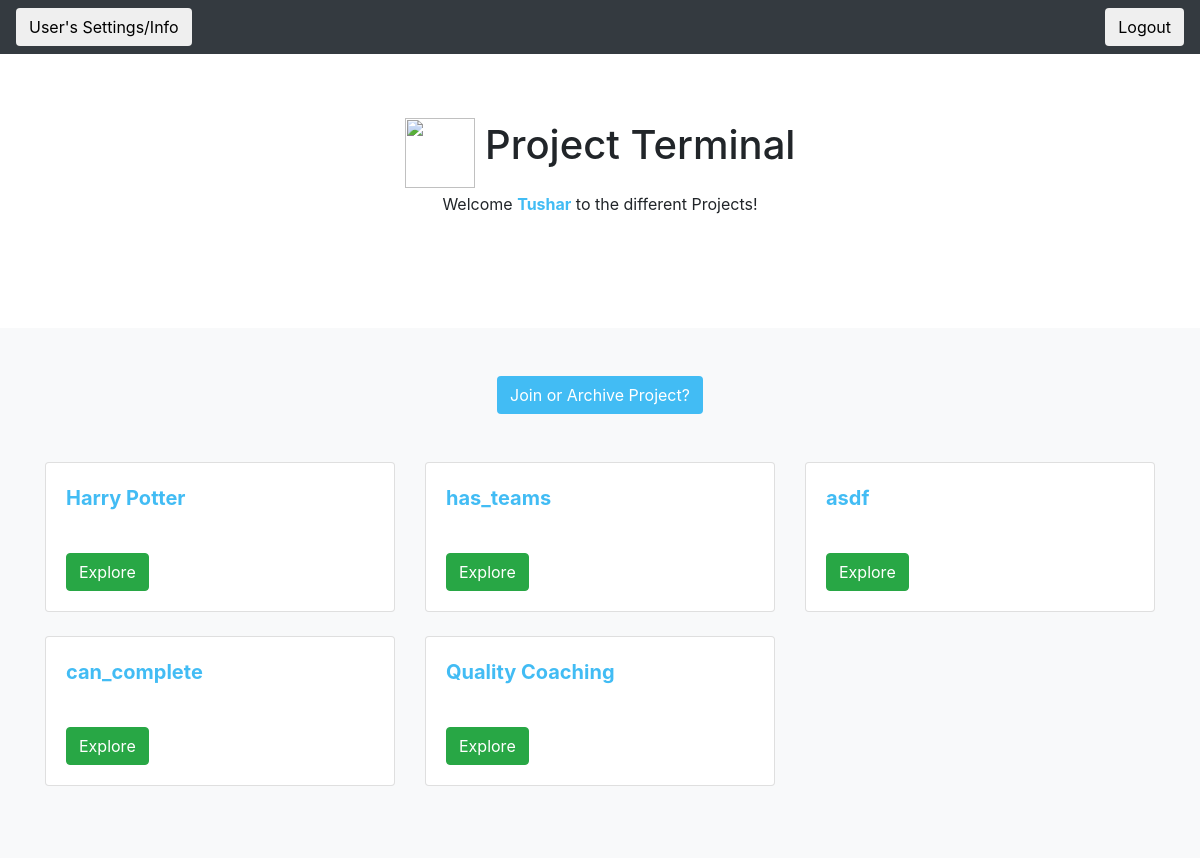
The page /quest/user_project_page/tdesai (signed in) on the database as committed earlier.
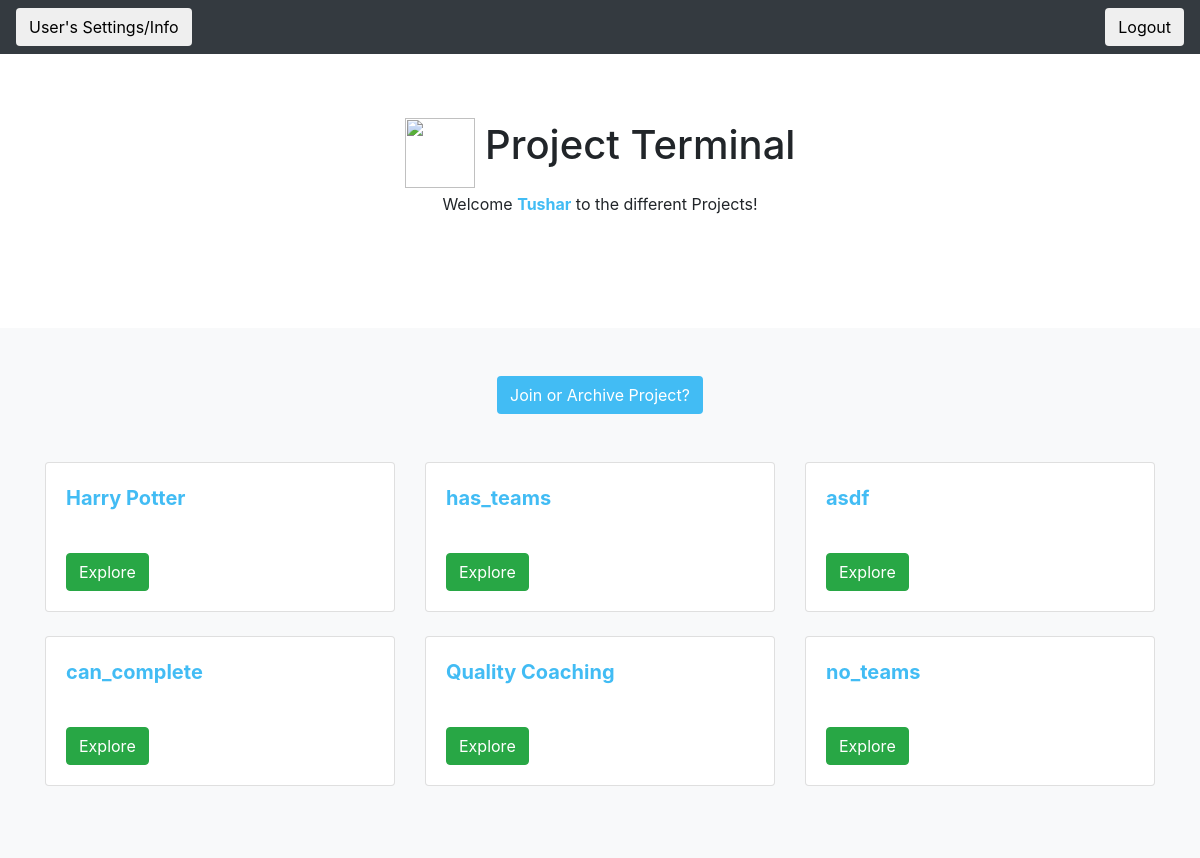
The same page on the database as committed later.
### quest_extension/models.py (models this page shows)
class User(models.Model):
    user_ldap = models.CharField(max_length=45)
    user_first_name = models.CharField(max_length=45)
    user_last_name = models.CharField(max_length=45)
    user_email = models.CharField(max_length=45)
    user_password = models.CharField(max_length = 100)
    user_reset_password_pin = models.CharField(max_length = 100, null=True, default = None)

class Project(models.Model):
    project_name = models.CharField(max_length=1000)
    project_description = models.CharField(max_length=1000, blank = True, null = True)
    project_random_phrase = models.CharField(max_length = 255, unique = True)
    project_admin_pin = models.CharField(max_length = 255, unique = True)
    project_editable = models.BooleanField()
    project_has_teams = models.BooleanField(default = False)

### quest_extension/views.py (the view)
# urls.py: path('user_project_page/<ldap>', views.get_user_project_page),
def get_user_project_page(request, ldap):
    print (validate_user_access(request, ldap))
    print (request.session)
    if not validate_user_access(request, ldap):
        return HttpResponseRedirect('/quest/user_login')
    current_user = User.objects.get(user_ldap = ldap)
    user_projects = UserProject.objects.filter(user = current_user, archived = False).values_list('project', flat=True)
    user_projects = Project.objects.filter(pk__in=user_projects)
    list_of_archived_projects = UserProject.objects.filter(user = current_user, archived = True).values_list('project', flat=True)
    list_of_archived_projects = Project.objects.filter(pk__in=list_of_archived_projects)
    add_new_project_form = AddNewProjectForm()
    context = {'current_user': current_user,
    'user_projects': user_projects,
    'add_new_project_form': add_new_project_form,
    'list_of_archived_projects': list_of_archived_projects}
    return render(request, 'quest_extension/user_project_page.html', context)

### quest_extension/logic.py (called while the page is built)
def validate_user_access(request, ldap):
    return 'current_user_ldap' in request.session and request.session['current_user_ldap'] == ldap

### quest_extension/templates/quest_extension/user_project_page.html (shortened to what this page needs)
<!doctype html>
<html lang="en">
  <head>
    <link rel="stylesheet" href="https://maxcdn.bootstrapcdn.com/bootstrap/4.0.0/css/bootstrap.min.css">
  </head>
  <body>
    <header>
      <div class="navbar navbar-dark bg-dark box-shadow">
        <form method='GET' action = '/quest/user_settings_info/{{current_user.user_ldap}}'>
            <button class = 'btn' type='submit'>User's Settings/Info</button>
        </form>
        <form method='POST' action = '/quest/user_logout/{{ current_user.user_ldap}}'>
                <button class = 'btn' type = 'submit', name = 'logout'>Logout</button>
            </form>
      </div>
    </header>
    <main role="main">
      <section class="jumbotron text-center" style = 'background-color: white'>
        <div class="container">
            <img style="width:70px; height:70px; margin-right:6px; margin-bottom:4px;" src = 'https://i.imgur.com/1533RUp.png'>
          <h1 class="jumbotron-heading"  style = 'display:inline; margin-top: 100px'>Project Terminal</h1>
          <p class="jumbotron-heading2">Welcome <strong style = 'color:#42bcf4'>{{ current_user.user_first_name }}</strong> to the different Projects!</p>
        </div>
      </section>
      <div class="album py-5 bg-light">
        <div class="container">
            <div id = 'join_or_archive' style = 'text-align: center;'>
            <button class = 'btn' style = 'background-color:#42bcf4; color: white' onclick = 'show_join_project()'> Join or Archive Project?</button>
            </div>
                <br>
                <br>
          <div class="row">
            {% for project in user_projects %}
            <div class="col-md-4">
              <div class="card mb-4 box-shadow">
                <div class="card-body">
                  <p>
                    <strong style = 'color: #42bcf4; font-size: 20px '>{{project.project_name}}</strong>
                </p>
                <br>
                  <div class="d-flex justify-content-between align-items-center">
                    <div class="btn-group">
                        <form method='GET', action = '/quest/user_home/{{ current_user.user_ldap }}/{{ project.id }}'>
                            <div id= 'project_button'>
                                <button class ='btn btn-success' type='submit'>Explore</button>
                            </div>
                        </form>
                    </div>
                  </div>
                </div>
              </div>
            </div>
            {% endfor %}
          </div>
        </div>
      </div>
    </main>
  </body>
</html>

Rows that differ between the two databases and show on the page:
added Project: project_name "no_teams"
